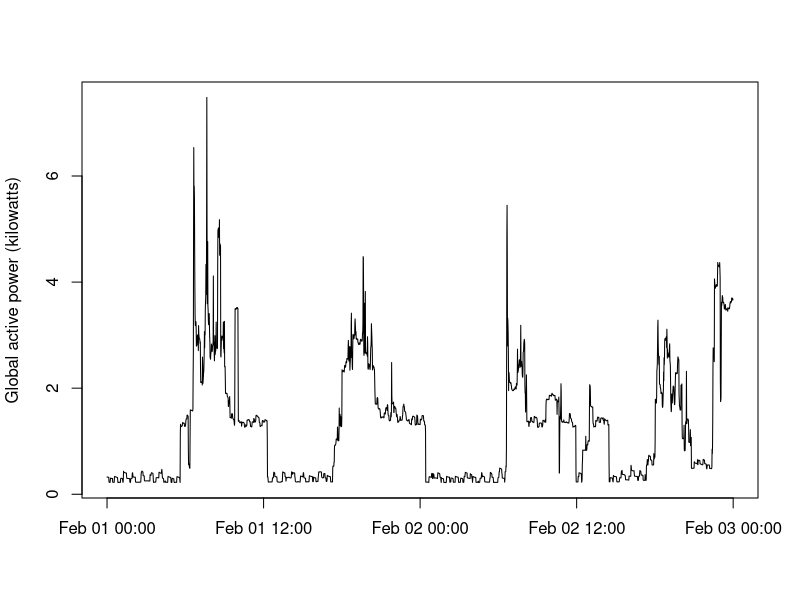

This figure's R source:
# Read filtered data & produce plot 2

df1 <- read.table("filtered.txt", 
                  header = T,
                  sep=" ",
                  stringsAsFactors = F
)

library(dplyr)
df1$DateTime <- as.POSIXct(paste(df1$Date, df1$Time), format="%d/%m/%Y %H:%M:%S")
df1 <- df1 %>% select(-(Date:Time))

png(file = "plot2.png", width = 480, height = 480, res = 72)

plot(
  df1$DateTime,
  df1$Global_active_power,
  type = "l",
  xlab = "",
  ylab = "Global active power (kilowatts)"
)

dev.off()